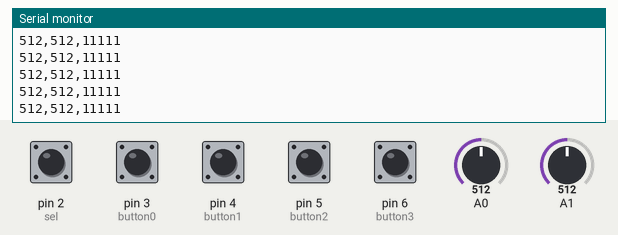
Bench run of a sketch on a simulated Arduino Uno, built with avr-gcc and run on an emulated ATmega328P. On the bench: the last lines printed to the serial monitor. The inputs (shaded band) are chosen by the test bench; at power-on: pin 2 (sel), pin 3 (button0), pin 4 (button1), pin 5 (button2), pin 6 (button3) HIGH, A0 = 512, A1 = 512.

Above: at 1.2 s.
1.3 s: A0 set to 716
At 1.32 s:
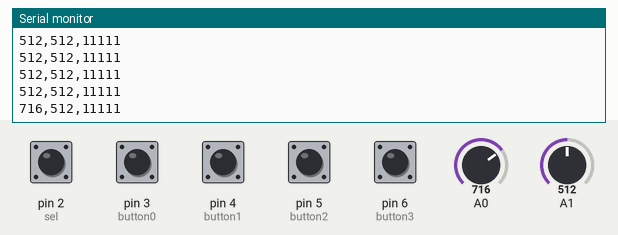
2.8 s: A1 set to 716
At 2.83 s:
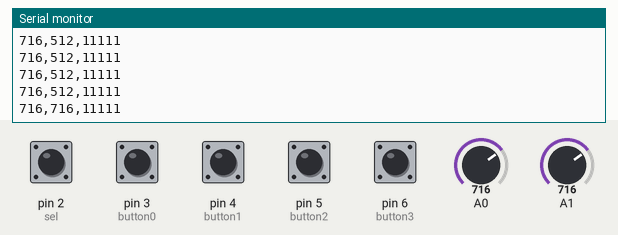
4.3 s: pin 2 (sel) pulled LOW for 0.15 s
At 4.34 s:
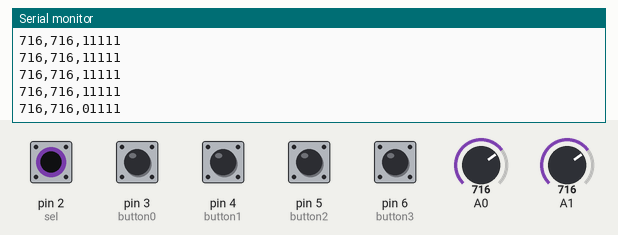
5.9 s: pin 3 (button0) pulled LOW for 0.15 s
At 5.96 s:
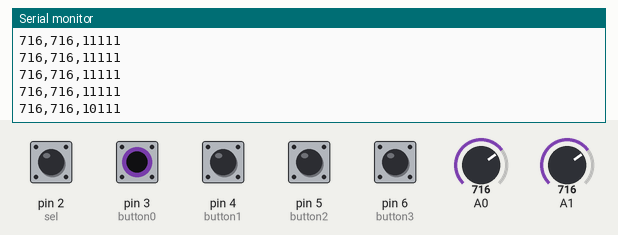
7.5 s: A0 set to 0
At 7.57 s:
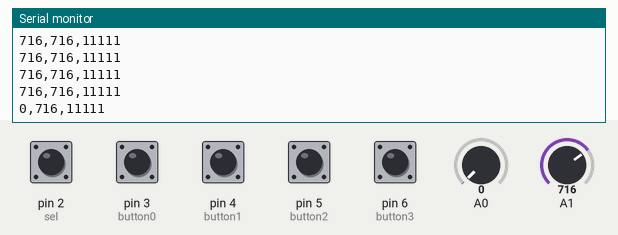
10.5 s: pin 4 (button1) pulled LOW for 0.15 s
At 10.6 s:
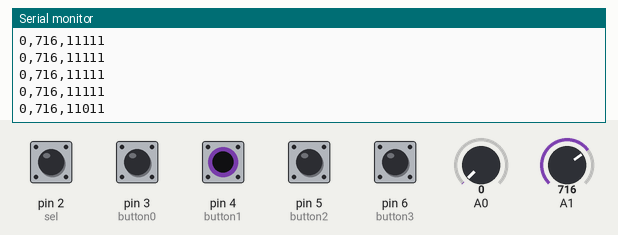
Timing chart, 0 to 13.1 s (numbered marks = the images above; inputs shaded):
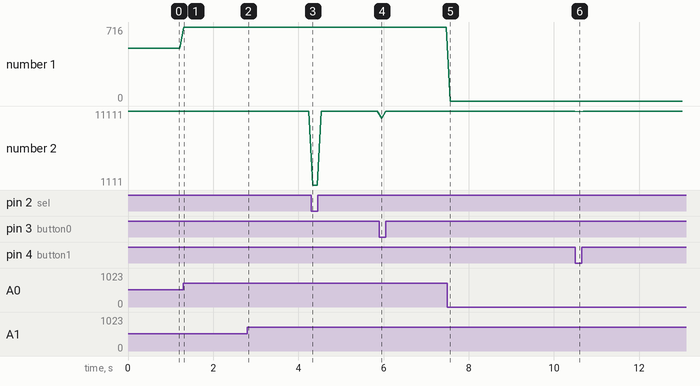

Measured:
- after the input at 1.3 s, the serial monitor: prints a new line at once (image 1)
- after the input at 2.8 s, the serial monitor: prints a new line at once (image 2)
- after the input at 4.3 s, the serial monitor: prints a new line at once (image 3)
- after the input at 5.9 s, the serial monitor: prints a new line after 0.05 s (image 4)
- after the input at 7.5 s, the serial monitor: prints a new line after 0.07 s (image 5)
- after the input at 10.5 s, the serial monitor: prints a new line after 0.09 s (image 6)
- plotted number 1: 512 → 716 after the input at 1.3 s, 716 → 0 after the input at 7.5 s

The sketch:

sketch_151111JoystickShieldExample.ino
```cpp
/*
 Joystick Shield Sample Sketch

 Reads the buttons and joystick position of SparkFun's Arduino
 Joystick Shield. The Joystick Shield is available from SparkFun's
 website:

 http://www.sparkfun.com/commerce/product_info.php?products_id=9490

 created Nov. 23, 2009
 by Ryan Owens
*/

//Create variables for each button on the Joystick Shield to assign the pin numbers
char button0=3, button1=4, button2=5, button3=6;
char sel=2;

void setup(void)
{
  pinMode(sel, INPUT);      //Set the Joystick 'Select'button as an input
  digitalWrite(sel, HIGH);  //Enable the pull-up resistor on the select button

  pinMode(button0, INPUT);      //Set the Joystick button 0 as an input
  digitalWrite(button0, HIGH);  //Enable the pull-up resistor on button 0

  pinMode(button1, INPUT);      //Set the Joystick button 1 as an input
  digitalWrite(button1, HIGH);  //Enable the pull-up resistor on button 1

  pinMode(button2, INPUT);      //Set the Joystick button 2 as an input
  digitalWrite(button2, HIGH);  //Enable the pull-up resistor on button 2

  pinMode(button3, INPUT);      //Set the Joystick button 3 as an input
  digitalWrite(button3, HIGH);  //Enable the pull-up resistor on button 3

  Serial.begin(9600);           //Turn on the Serial Port at 9600 bps
}

void loop(void)
{
  Serial.print(analogRead(0));          //Read the position of the joysticks X axis and print it on the serial port.
  Serial.print(",");
  Serial.print(analogRead(1));          //Read the position of the joysticks Y axis and print it on the serial port.
  Serial.print(",");
  Serial.print(digitalRead(sel));       //Read the value of the select button and print it on the serial port.
  Serial.print(digitalRead(button0));   //Read the value of the button 0 and print it on the serial port.
  Serial.print(digitalRead(button1));   //Read the value of the button 1 and print it on the serial port.
  Serial.print(digitalRead(button2));   //Read the value of the button 2 and print it on the serial port.
  Serial.println(digitalRead(button3)); //Read the value of the button 3 and print it on the serial port.

  //Wait for 100 ms, then go back to the beginning of 'loop' and repeat.
  delay(100);
}
```
